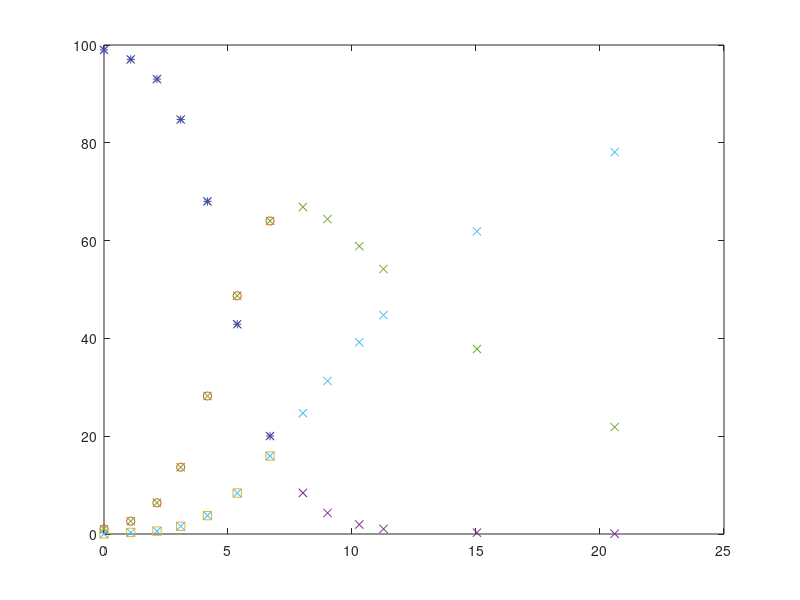

The MATLAB script that drew this image: (Note: this script raises an error after producing the figure.)
% This code uses least squares to identify two parameters in the
% SIR model:
% S_t = -aSI; I_t = aSI - bI; R_t = bI where
% a = "contagious" coefficient and
% b = "recovery" coefficient.
% The data is given in the vectors Sd, Id and Rd,
% and they are adjusted by a random variable.
% The data is used in the finite difference approximation of the above:
% (S_i+1 - S_i-1)/(2 dt) = -a S_i I_i
% (I_i+1 - I_i-1)/(2 dt) = a S_i I_i - b I_i and
% (R_i+1 - R_i-1)/(2 dt) = b I_i.
% Least squares is used to compute the linear polynomial coefficients.
% The first six data points are used.
%
% function [t y] = sirid
% global olda oldb
% yo = [99 1 0];
% to = 0;
% tf = 50;
% [t y] = ode45('ypsirid',[to tf],yo);
% end
%
%function ypsirid = ypsirid(t,y)
% global olda oldb
% ypsirid(1) = -olda*y(1)*y(2);
% ypsirid(2) = olda*y(1)*y(2) - oldb*y(2);
% ypsirid(3) = oldb*y(2);
% ypsirid = [ypsirid(1) ypsirid(2) ypsirid(3)]';
%

clear; clf(figure(1))
global olda oldb
olda = 0.010; oldb = 0.100;
td = [0.00 1.077 2.136 3.092 4.171 5.372 6.695 8.020 9.015...
10.293 11.271 15.039 20.590];
% Sd = [99.0 97.2 92.9 84.8 68.1 42.8 20.0 8.3 4.3 2.0 1.1 0.2 0.04];
Id = [1.00 2.59 6.39 13.65 28.20 48.76 64.00 66.93 64.38 ...
58.85 54.15 37.88 21.85];
Rd = [0.00 0.28 0.63 1.55 3.74 8.37 15.97 24.76 31.30 39.19...
44.72 61.92 78.11];
numdata = 13;
rvec = rand(1,numdata);
Id(2:numdata) = Id(2:numdata) + .1*rvec(1,2:numdata) - .05;
5
rvec = rand(1,numdata);
Rd(2:numdata) = Rd(2:numdata) + .1*rvec(1,2:numdata) - .05;
Sd = 100 - Id - Rd;
%
for i = 2:1:numdata-1
ii = (i-1)*3;
d(ii) = (Sd(i+1) - Sd(i-1))/(td(i+1) - td(i-1));
d(ii+1) = (Id(i+1) - Id(i-1))/(td(i+1) - td(i-1));
d(ii+2) = (Rd(i+1) - Rd(i-1))/(td(i+1) - td(i-1));
A(ii,1) = -Sd(i)*Id(i); A(ii,2) = 0;
A(ii+1,1)= Sd(i)*Id(i); A(ii+1,2) = -Id(i);
A(ii+2,1)= 0.0; A(ii+2,2) = Id(i);
end
%
meas = 6;
m = 3*meas + 1;
x = A(2:m,:)\d(2:m)';
%
[olda oldb]
[x(1) x(2)]
plot(td(1:1:meas+1),Sd(1:1:meas+1),'*',td(1:1:meas+1),Id(1:1:meas+1),'o',...
td(1:1:meas+1),Rd(1:1:meas+1),'s',td,Sd,'x',td,Id,'x',td,Rd,'x')
olda = x(1);
oldb = x(2);
[t y] = sirid;
hold on
plot(t, y(:,1), 'b',t, y(:,2), 'g',t,y(:,3), 'r')